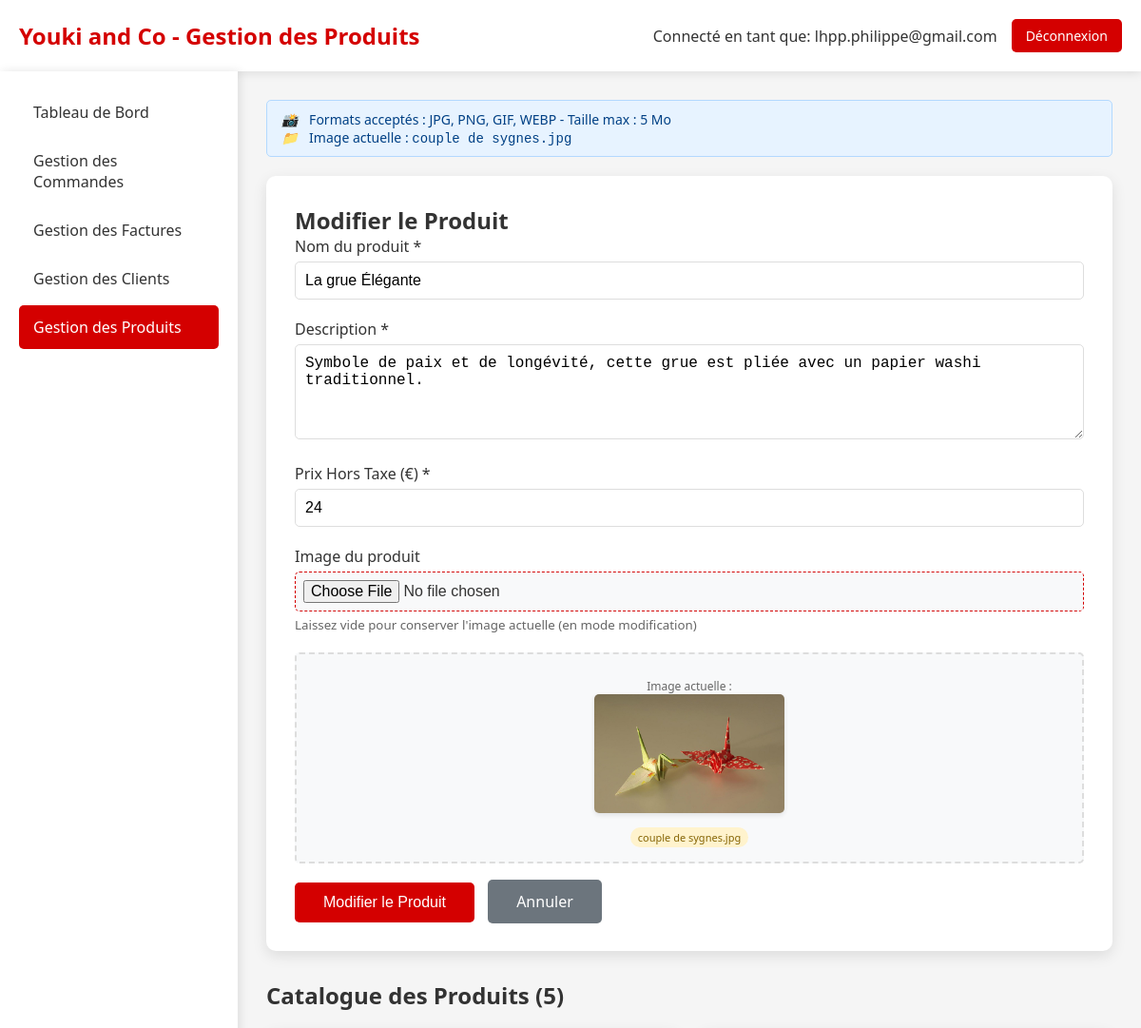
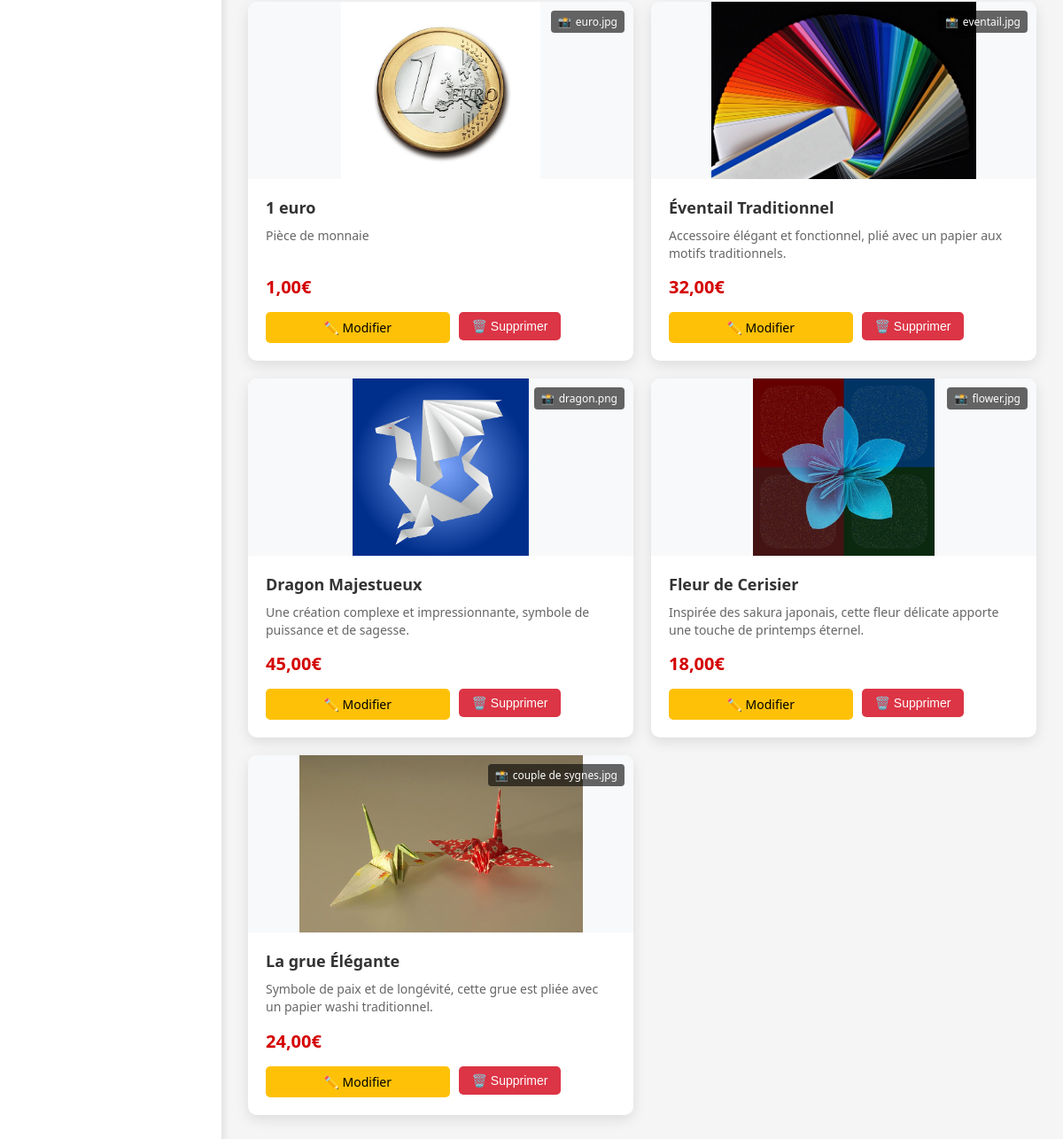
Screenshot of /admin_produits.php?edit=1 (signed in) with the database file from the repository (2 pictures, top to bottom).
### tables this page shows
CREATE TABLE `Origami` (
  `idOrigami` bigint NOT NULL,
  `nom` varchar(50) NOT NULL,
  `description` varchar(300) NOT NULL,
  `photo` varchar(300) NOT NULL,
  `prixHorsTaxe` double NOT NULL
);

### admin_produits.php (the view, shortened to what this page needs)
<?php
require_once 'config.php';
try {
    $pdo = new PDO("mysql:host=$host;dbname=$dbname;charset=utf8", $username, $password);
    $pdo->setAttribute(PDO::ATTR_ERRMODE, PDO::ERRMODE_EXCEPTION);
    $stmt = $pdo->query("SELECT * FROM Origami ORDER BY idOrigami DESC");
    $produits = $stmt->fetchAll(PDO::FETCH_ASSOC);
    $produitEdit = null;
    if (isset($_GET['edit'])) {
        $stmt = $pdo->prepare("SELECT * FROM Origami WHERE idOrigami = ?");
        $stmt->execute([$_GET['edit']]);
        $produitEdit = $stmt->fetch(PDO::FETCH_ASSOC);
    }
} catch (PDOException $e) {
    die("Erreur de connexion à la base de données: " . $e->getMessage());
}
?>
<!DOCTYPE html>
<html lang="fr">
<head>
</head>
<body>
    <div class="header">
        <div class="logo">
            <h1>Youki and Co - Gestion des Produits</h1>
        </div>
        <div class="admin-info">
            <span>Connecté en tant que: <?= htmlspecialchars($_SESSION['admin_email']) ?></span>
            <a href="admin_dashboard.php?logout=1" class="btn-logout">Déconnexion</a>
        </div>
    </div>
    <div class="container">
        <div class="sidebar">
            <a href="admin_dashboard.php" class="nav-item">Tableau de Bord</a>
            <a href="admin_commandes.php" class="nav-item">Gestion des Commandes</a>
            <a href="admin_factures.php" class="nav-item">Gestion des Factures</a>
            <a href="admin_clients.php" class="nav-item">Gestion des Clients</a>
            <a href="admin_produits.php" class="nav-item active">Gestion des Produits</a>
        </div>
        <div class="main-content">
            <div class="upload-info">
                <i>📸</i>
                Formats acceptés : JPG, PNG, GIF, WEBP - Taille max : 5 Mo
                <?php if ($produitEdit && $produitEdit['photo'] && $produitEdit['photo'] != 'img/placeholder.jpg'): ?>
                    <br><i>📁</i> Image actuelle : <code><?= basename($produitEdit['photo']) ?></code>
                <?php endif; ?>
            </div>
            <div class="form-container">
                <h2><?= $produitEdit ? 'Modifier le Produit' : 'Ajouter un Nouveau Produit' ?></h2>
                <form method="POST" enctype="multipart/form-data">
                    <div class="form-group">
                        <label for="nom">Nom du produit *</label>
                        <input type="text" id="nom" name="nom"
                               value="<?= htmlspecialchars($produitEdit['nom'] ?? '') ?>"
                               required>
                    </div>
                    <div class="form-group">
                        <label for="description">Description *</label>
                        <textarea id="description" name="description" required><?= htmlspecialchars($produitEdit['description'] ?? '') ?></textarea>
                    </div>
                    <div class="form-group">
                        <label for="prixHorsTaxe">Prix Hors Taxe (€) *</label>
                        <input type="number" id="prixHorsTaxe" name="prixHorsTaxe"
                               step="0.01" min="0"
                               value="<?= htmlspecialchars($produitEdit['prixHorsTaxe'] ?? '') ?>"
                               required>
                    </div>
                    <div class="form-group">
                        <label for="photo">Image du produit</label>
                        <input type="file" id="photo" name="photo"
                               accept="image/jpeg,image/jpg,image/png,image/gif,image/webp">
                        <small style="color: #666; display: block; margin-top: 5px;">
                            Laissez vide pour conserver l'image actuelle (en mode modification)
                        </small>
                    </div>
                    <?php if ($produitEdit && $produitEdit['photo']): ?>
                    <div class="image-preview">
                        <p>Image actuelle :</p>
                        <img src="<?= htmlspecialchars($produitEdit['photo']) ?>"
                             alt="Aperçu"
                             onerror="this.src='img/placeholder.jpg'">
                        <p>
                            <span class="badge badge-warning">
                                <?= basename($produitEdit['photo']) ?>
                            </span>
                        </p>
                    </div>
                    <?php endif; ?>
                    <div style="margin-top: 20px;">
                        <button type="submit" name="action" value="<?= $produitEdit ? 'modifier' : 'ajouter' ?>" class="btn-submit">
                            <?= $produitEdit ? 'Modifier le Produit' : 'Ajouter le Produit' ?>
                        </button>
                        <?php if ($produitEdit): ?>
                            <a href="admin_produits.php" class="btn-cancel">Annuler</a>
                        <?php endif; ?>
                    </div>
                </form>
            </div>
            <div class="section">
                <h2 style="margin-bottom: 20px;">Catalogue des Produits (<?= count($produits) ?>)</h2>
                <div class="product-grid">
                    <?php foreach ($produits as $produit): ?>
                    <div class="product-card">
                        <div class="product-image">
                            <img src="<?= htmlspecialchars($produit['photo']) ?>"
                                 alt="<?= htmlspecialchars($produit['nom']) ?>"
                                 onerror="this.src='img/placeholder.jpg'">
                            <div class="image-badge">
                                <span>📸</span>
                                <?= basename($produit['photo']) ?>
                            </div>
                        </div>
                        <div class="product-info">
                            <div class="product-name"><?= htmlspecialchars($produit['nom']) ?></div>
                            <div class="product-description"><?= htmlspecialchars($produit['description']) ?></div>
                            <div class="product-price"><?= number_format($produit['prixHorsTaxe'], 2, ',', ' ') ?>€</div>
                            <div class="product-actions">
                                <a href="admin_produits.php?edit=<?= $produit['idOrigami'] ?>" class="btn-edit">✏️ Modifier</a>
                                <form method="POST" style="display: inline; flex: 1;">
                                    <button type="submit" name="action" value="supprimer" class="btn-delete"
                                            onclick="return confirm('Êtes-vous sûr de vouloir supprimer ce produit ? Cette action est irréversible.')">
                                        🗑️ Supprimer
                                    </button>
                                </form>
                            </div>
                        </div>
                    </div>
                    <?php endforeach; ?>
                </div>
            </div>
        </div>
    </div>
</body>
</html>

### admin_produits.php (style rules this page uses)
.product-grid { display: grid; grid-template-columns: repeat(auto-fill, minmax(300px, 1fr)); gap: 20px; margin-bottom: 30px; }
.product-card { background: white; border-radius: 10px; box-shadow: 0 5px 15px rgba(0,0,0,0.1); overflow: hidden; transition: transform 0.3s; display: flex; flex-direction: column; }
.product-image { height: 200px; background: #f8f9fa; display: flex; align-items: center; justify-content: center; overflow: hidden; position: relative; }
.product-image img { max-width: 100%; max-height: 100%; object-fit: cover; transition: transform 0.3s; }
.product-image .image-badge { position: absolute; top: 10px; right: 10px; background: rgba(0,0,0,0.6); color: white; padding: 4px 8px; border-radius: 4px; font-size: 12px; display: flex; align-items: center; gap: 5px; }
.product-info { padding: 20px; flex: 1; display: flex; flex-direction: column; }
.product-name { font-size: 18px; font-weight: bold; margin-bottom: 10px; color: #333; }
.product-description { color: #666; font-size: 14px; margin-bottom: 15px; line-height: 1.4; flex: 1; }
.product-price { font-size: 20px; font-weight: bold; color: #d40000; margin-bottom: 15px; }
.product-actions { display: flex; gap: 10px; margin-top: auto; }
.btn-edit, .btn-delete { padding: 8px 15px; border: none; border-radius: 5px; cursor: pointer; text-decoration: none; font-size: 14px; transition: all 0.3s; flex: 1; text-align: center; }
.btn-edit { background: #ffc107; color: black; }
.btn-delete { background: #dc3545; color: white; }
.form-container { background: white; padding: 30px; border-radius: 10px; box-shadow: 0 5px 15px rgba(0,0,0,0.1); margin-bottom: 30px; }
.form-group { margin-bottom: 20px; }
.form-group label { display: block; margin-bottom: 5px; font-weight: 500; color: #333; }
.form-group input, .form-group textarea, .form-group select { width: 100%; padding: 10px; border: 1px solid #ddd; border-radius: 5px; font-size: 16px; transition: border-color 0.3s; }
.form-group textarea { height: 100px; resize: vertical; }
.form-group input[type="file"] { padding: 8px; background: #f8f9fa; border: 1px dashed #d40000; }
.image-preview { margin-top: 10px; padding: 15px; background: #f8f9fa; border-radius: 5px; text-align: center; border: 2px dashed #ddd; }
.image-preview img { max-width: 200px; max-height: 200px; border-radius: 5px; box-shadow: 0 2px 5px rgba(0,0,0,0.1); }
.image-preview p { margin: 10px 0 0; color: #666; font-size: 12px; }
.btn-submit { background: #d40000; color: white; padding: 12px 30px; border: none; border-radius: 5px; cursor: pointer; font-size: 16px; transition: background 0.3s; }
.btn-cancel { background: #6c757d; color: white; padding: 12px 30px; border: none; border-radius: 5px; cursor: pointer; font-size: 16px; text-decoration: none; margin-left: 10px; transition: background 0.3s; }
* { margin: 0; padding: 0; box-sizing: border-box; }
body { font-family: 'Segoe UI', Tahoma, Geneva, Verdana, sans-serif; background: #f5f5f5; color: #333; }
.header { background: white; padding: 20px; box-shadow: 0 2px 10px rgba(0,0,0,0.1); display: flex; justify-content: space-between; align-items: center; }
.logo h1 { color: #d40000; font-size: 24px; }
.admin-info { display: flex; align-items: center; gap: 15px; }
.btn-logout { background: #d40000; color: white; padding: 8px 15px; text-decoration: none; border-radius: 5px; font-size: 14px; transition: background 0.3s; }
.container { display: flex; min-height: calc(100vh - 80px); }
.sidebar { width: 250px; background: white; padding: 20px; box-shadow: 2px 0 10px rgba(0,0,0,0.1); }
.nav-item { display: block; padding: 12px 15px; color: #333; text-decoration: none; border-radius: 5px; margin-bottom: 5px; transition: all 0.3s; }
.nav-item:hover, .nav-item.active { background: #d40000; color: white; }
.main-content { flex: 1; padding: 30px; }
.upload-info { background: #e7f3ff; border: 1px solid #b3d9ff; padding: 10px 15px; border-radius: 5px; margin-bottom: 20px; color: #004085; font-size: 14px; }
.upload-info i { margin-right: 8px; }
.badge { display: inline-block; padding: 3px 8px; border-radius: 12px; font-size: 11px; font-weight: normal; background: #e0e0e0; color: #333; }
.badge-warning { background: #fff3cd; color: #856404; }

### rows the page displays
origami: photo "couple de sygnes.jpg", nom "La grue Élégante", description "Symbole de paix et de longévité, cette grue est pliée avec un papier washi traditionnel.", prixHorsTaxe "24", photo (picture), prixHorsTaxe "24,00"
origami: photo (picture), photo "euro.jpg", nom "1 euro", description "Pièce de monnaie", prixHorsTaxe "1,00"
origami: photo (picture), photo "eventail.jpg", nom "Éventail Traditionnel", description "Accessoire élégant et fonctionnel, plié avec un papier aux motifs traditionnels.", prixHorsTaxe "32,00"
origami: photo (picture), photo "dragon.png", nom "Dragon Majestueux", description "Une création complexe et impressionnante, symbole de puissance et de sagesse.", prixHorsTaxe "45,00"
origami: photo (picture), photo "flower.jpg", nom "Fleur de Cerisier", description "Inspirée des sakura japonais, cette fleur délicate apporte une touche de printemps éternel.", prixHorsTaxe "18,00"

### other values shown
$_SESSION['admin_email'] "lhpp.philippe@gmail.com"
count($produits) "5"
